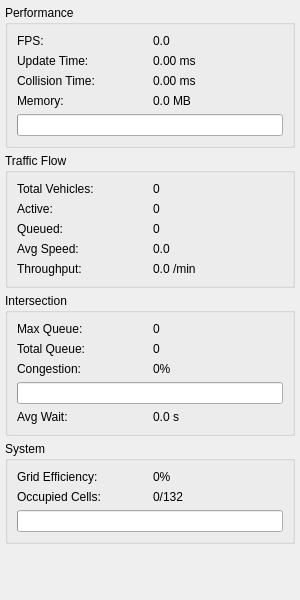
<?xml version="1.0" encoding="UTF-8"?>
<ui version="4.0">
 <class>MetricsWidget</class>
 <widget class="QWidget" name="MetricsWidget">
  <property name="geometry">
   <rect>
    <x>0</x>
    <y>0</y>
    <width>300</width>
    <height>600</height>
   </rect>
  </property>
  <property name="windowTitle">
   <string>Performance Metrics</string>
  </property>
  <layout class="QGridLayout" name="mainLayout">
   <property name="spacing">
    <number>5</number>
   </property>
   <property name="leftMargin">
    <number>5</number>
   </property>
   <property name="topMargin">
    <number>5</number>
   </property>
   <property name="rightMargin">
    <number>5</number>
   </property>
   <property name="bottomMargin">
    <number>5</number>
   </property>
   <item row="0" column="0">
    <widget class="QGroupBox" name="performanceGroup">
     <property name="title">
      <string>Performance</string>
     </property>
     <layout class="QGridLayout" name="performanceLayout">
      <item row="0" column="0">
       <widget class="QLabel" name="fpsLabel">
        <property name="text">
         <string>FPS:</string>
        </property>
       </widget>
      </item>
      <item row="0" column="1">
       <widget class="QLabel" name="fpsValue">
        <property name="text">
         <string>0.0</string>
        </property>
       </widget>
      </item>
      <item row="1" column="0">
       <widget class="QLabel" name="updateTimeLabel">
        <property name="text">
         <string>Update Time:</string>
        </property>
       </widget>
      </item>
      <item row="1" column="1">
       <widget class="QLabel" name="updateTimeValue">
        <property name="text">
         <string>0.00 ms</string>
        </property>
       </widget>
      </item>
      <item row="2" column="0">
       <widget class="QLabel" name="collisionTimeLabel">
        <property name="text">
         <string>Collision Time:</string>
        </property>
       </widget>
      </item>
      <item row="2" column="1">
       <widget class="QLabel" name="collisionTimeValue">
        <property name="text">
         <string>0.00 ms</string>
        </property>
       </widget>
      </item>
      <item row="3" column="0">
       <widget class="QLabel" name="memoryLabel">
        <property name="text">
         <string>Memory:</string>
        </property>
       </widget>
      </item>
      <item row="3" column="1">
       <widget class="QLabel" name="memoryValue">
        <property name="text">
         <string>0.0 MB</string>
        </property>
       </widget>
      </item>
      <item row="4" column="0" colspan="2">
       <widget class="QProgressBar" name="memoryBar">
        <property name="maximum">
         <number>1000</number>
        </property>
       </widget>
      </item>
     </layout>
    </widget>
   </item>
   <item row="1" column="0">
    <widget class="QGroupBox" name="trafficGroup">
     <property name="title">
      <string>Traffic Flow</string>
     </property>
     <layout class="QGridLayout" name="trafficLayout">
      <item row="0" column="0">
       <widget class="QLabel" name="totalVehiclesLabel">
        <property name="text">
         <string>Total Vehicles:</string>
        </property>
       </widget>
      </item>
      <item row="0" column="1">
       <widget class="QLabel" name="totalVehiclesValue">
        <property name="text">
         <string>0</string>
        </property>
       </widget>
      </item>
      <item row="1" column="0">
       <widget class="QLabel" name="activeVehiclesLabel">
        <property name="text">
         <string>Active:</string>
        </property>
       </widget>
      </item>
      <item row="1" column="1">
       <widget class="QLabel" name="activeVehiclesValue">
        <property name="text">
         <string>0</string>
        </property>
       </widget>
      </item>
      <item row="2" column="0">
       <widget class="QLabel" name="queuedVehiclesLabel">
        <property name="text">
         <string>Queued:</string>
        </property>
       </widget>
      </item>
      <item row="2" column="1">
       <widget class="QLabel" name="queuedVehiclesValue">
        <property name="text">
         <string>0</string>
        </property>
       </widget>
      </item>
      <item row="3" column="0">
       <widget class="QLabel" name="avgSpeedLabel">
        <property name="text">
         <string>Avg Speed:</string>
        </property>
       </widget>
      </item>
      <item row="3" column="1">
       <widget class="QLabel" name="avgSpeedValue">
        <property name="text">
         <string>0.0</string>
        </property>
       </widget>
      </item>
      <item row="4" column="0">
       <widget class="QLabel" name="throughputLabel">
        <property name="text">
         <string>Throughput:</string>
        </property>
       </widget>
      </item>
      <item row="4" column="1">
       <widget class="QLabel" name="throughputValue">
        <property name="text">
         <string>0.0 /min</string>
        </property>
       </widget>
      </item>
     </layout>
    </widget>
   </item>
   <item row="2" column="0">
    <widget class="QGroupBox" name="intersectionGroup">
     <property name="title">
      <string>Intersection</string>
     </property>
     <layout class="QGridLayout" name="intersectionLayout">
      <item row="0" column="0">
       <widget class="QLabel" name="maxQueueLabel">
        <property name="text">
         <string>Max Queue:</string>
        </property>
       </widget>
      </item>
      <item row="0" column="1">
       <widget class="QLabel" name="maxQueueValue">
        <property name="text">
         <string>0</string>
        </property>
       </widget>
      </item>
      <item row="1" column="0">
       <widget class="QLabel" name="totalQueueLabel">
        <property name="text">
         <string>Total Queue:</string>
        </property>
       </widget>
      </item>
      <item row="1" column="1">
       <widget class="QLabel" name="totalQueueValue">
        <property name="text">
         <string>0</string>
        </property>
       </widget>
      </item>
      <item row="2" column="0">
       <widget class="QLabel" name="congestionLabel">
        <property name="text">
         <string>Congestion:</string>
        </property>
       </widget>
      </item>
      <item row="2" column="1">
       <widget class="QLabel" name="congestionValue">
        <property name="text">
         <string>0%</string>
        </property>
       </widget>
      </item>
      <item row="3" column="0" colspan="2">
       <widget class="QProgressBar" name="congestionBar">
        <property name="maximum">
         <number>100</number>
        </property>
       </widget>
      </item>
      <item row="4" column="0">
       <widget class="QLabel" name="avgWaitLabel">
        <property name="text">
         <string>Avg Wait:</string>
        </property>
       </widget>
      </item>
      <item row="4" column="1">
       <widget class="QLabel" name="avgWaitValue">
        <property name="text">
         <string>0.0 s</string>
        </property>
       </widget>
      </item>
     </layout>
    </widget>
   </item>
   <item row="3" column="0">
    <widget class="QGroupBox" name="systemGroup">
     <property name="title">
      <string>System</string>
     </property>
     <layout class="QGridLayout" name="systemLayout">
      <item row="0" column="0">
       <widget class="QLabel" name="gridEfficiencyLabel">
        <property name="text">
         <string>Grid Efficiency:</string>
        </property>
       </widget>
      </item>
      <item row="0" column="1">
       <widget class="QLabel" name="gridEfficiencyValue">
        <property name="text">
         <string>0%</string>
        </property>
       </widget>
      </item>
      <item row="1" column="0">
       <widget class="QLabel" name="occupiedCellsLabel">
        <property name="text">
         <string>Occupied Cells:</string>
        </property>
       </widget>
      </item>
      <item row="1" column="1">
       <widget class="QLabel" name="occupiedCellsValue">
        <property name="text">
         <string>0/132</string>
        </property>
       </widget>
      </item>
      <item row="2" column="0" colspan="2">
       <widget class="QProgressBar" name="gridEfficiencyBar">
        <property name="maximum">
         <number>100</number>
        </property>
       </widget>
      </item>
     </layout>
    </widget>
   </item>
   <item row="4" column="0">
    <spacer name="verticalSpacer">
     <property name="orientation">
      <enum>Qt::Vertical</enum>
     </property>
     <property name="sizeHint" stdset="0">
      <size>
       <width>20</width>
       <height>40</height>
      </size>
     </property>
    </spacer>
   </item>
  </layout>
 </widget>
 <resources/>
 <connections/>
</ui>
